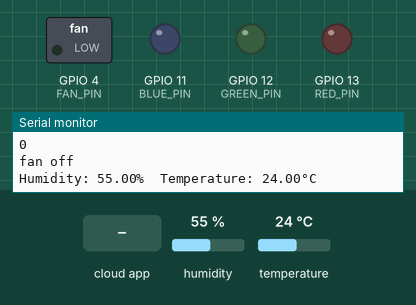
This sketch was run on a simulated ESP32-S3. On the bench: switched loads named in the sketch (green lamp = pin HIGH), output pins drawn as LEDs (lit = HIGH), the last lines printed to the serial monitor. The test bench sets the inputs (shaded band); at power-on: humidity 55 %, temperature 24 °C. WiFi joins after 1.5 s; servers stay silent unless stated; the Firebase database answers and starts empty.

Above: at 2.7 s.
2.8 s: the phone or cloud app sets status to 1
At 4.0 s:
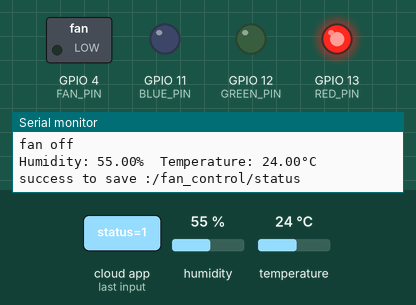
4.5 s: the phone or cloud app sets status to 0
At 6.6 s:
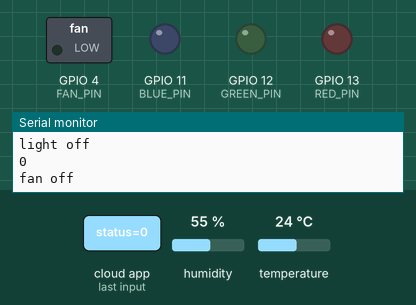
Timing chart, 0 to 8.1 s (numbered marks = the images above; inputs shaded):
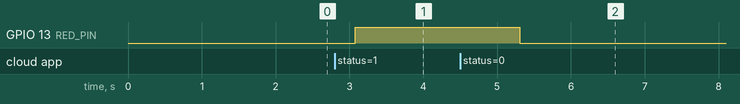

Measured:
- after the input at 2.8 s, GPIO 13 (RED_PIN): LOW → HIGH after 0.28 s
- after the input at 4.5 s, GPIO 13 (RED_PIN): HIGH → LOW after 0.80 s

The sketch:

SmartHome.ino
```cpp
#include "DHT.h"
#include <WiFi.h>
// #include <WiFiNINA.h>
#include <Firebase_ESP_Client.h>
#include "addons/TokenHelper.h"
#include "addons/RTDBHelper.h"
#define DHTTYPE DHT11
#define DHT_PIN 2
#define FAN_PIN 4
#define BLUE_PIN 11
#define GREEN_PIN 12
#define RED_PIN 13

DHT dht(DHT_PIN, DHTTYPE);

#define API_KEY "AIzaSyDWPoNkYHQ63UPXhjOkL1lqGcevg2by4q4"
#define DATABASE_URL "https://smarthome-7a84a-default-rtdb.asia-southeast1.firebasedatabase.app/"
#define USER_EMAIL "team3@gmail.com"
#define USER_PASS "namnam"
#define WIFI_SSID "GPBL2024"
#define WIFI_PASS "gpbl@2024"
FirebaseData fbdo;
FirebaseAuth auth;
FirebaseConfig config;

unsigned long sendDataPrevMillis = 0;
bool signupOK = false;
float data[2];
bool lightControl;
bool fanControl;

static void WiFi_setup(){
  Serial.print("connecting");
  static const int local_port = 7000;
  WiFi.begin(WIFI_SSID, WIFI_PASS);
  while(WiFi.status() != WL_CONNECTED){
    Serial.print(".");
    delay(500);
  }
  Serial.println();
  Serial.print("connected: ");
  Serial.print(WiFi.localIP());
  Serial.println();

}

static void Serial_setup(){
  Serial.begin(115200);
}

void Firebase_setup(){
  config.api_key = API_KEY;
  config.database_url = DATABASE_URL;
  auth.user.email = USER_EMAIL;
  auth.user.password = USER_PASS;
  if(Firebase.signUp(&config, &auth, "", "")){
    signupOK = true;
  }else{
    Serial.print("error\n");
  }

  config.token_status_callback = tokenStatusCallback;
  Firebase.begin(&config, &auth);
  Firebase.reconnectWiFi(true);
}

void setup() {
  // connect to WiFi
  WiFi_setup();
  Serial_setup();
  Firebase_setup();
  dht.begin();
  pinMode(RED_PIN, OUTPUT);
  pinMode(GREEN_PIN, OUTPUT);
  pinMode(BLUE_PIN, OUTPUT);
  pinMode(FAN_PIN, OUTPUT);

}

float *getData(float *data){
  float h = dht.readHumidity();
  float t = dht.readTemperature();

  if (isnan(h) || isnan(t)) {
    Serial.println(F("Failed to read from DHT sensor!"));
    Serial.println(h);
    Serial.println(t);
    Serial.println("");
    return data;
  }

  data[0] = h;
  data[1] = t;
  Serial.print(F("Humidity: "));
  Serial.print(h);
  Serial.print(F("%  Temperature: "));
  Serial.print(t);
  Serial.println(F("°C "));
  Serial.println("");
  return data;
}

void sendData(float *data){
  if(Firebase.ready() && signupOK && (millis() - sendDataPrevMillis > 500 ||sendDataPrevMillis == 0)){
    sendDataPrevMillis = millis();
  }
  if(Firebase.RTDB.setFloat(&fbdo, "sensors/temperature", data[1])){
    Serial.println();
    Serial.print("success to save :" + fbdo.dataPath());
  }else{
    Serial.println("failed" + fbdo.errorReason());
  }
  if(Firebase.RTDB.setFloat(&fbdo, "sensors/humidity", data[0])){
    Serial.println();
    Serial.println("success to save :" + fbdo.dataPath());
  }else{
    Serial.println("failed" + fbdo.errorReason());
  }

}

void control_LED(){
  if (Firebase.RTDB.getBool(&fbdo, "/light_control/status")) {
    lightControl = fbdo.boolData();
    Serial.println(lightControl);
    if (lightControl == 1) {
      digitalWrite(RED_PIN, 255);
      digitalWrite(BLUE_PIN, 0);
      digitalWrite(GREEN_PIN, 0);
      Serial.println("light on");
    } else {
      digitalWrite(RED_PIN, 0);
      digitalWrite(BLUE_PIN, 0);
      digitalWrite(GREEN_PIN, 0);
      Serial.println("light off");
    }
  }
}


void control_FAN(){
  if (Firebase.RTDB.getBool(&fbdo, "/fan_control/status")) {
    fanControl = fbdo.boolData();
    Serial.println(fanControl);
    if (fanControl == 1) {
      digitalWrite(FAN_PIN, HIGH);
      Serial.println("fan on");
    } else {
      Serial.println("fan off");
      digitalWrite(FAN_PIN, LOW);
    }
  }
}

void loop() {
  getData(data);
  sendData(data);
  control_LED();
  control_FAN();
  delay(500);
}
```
